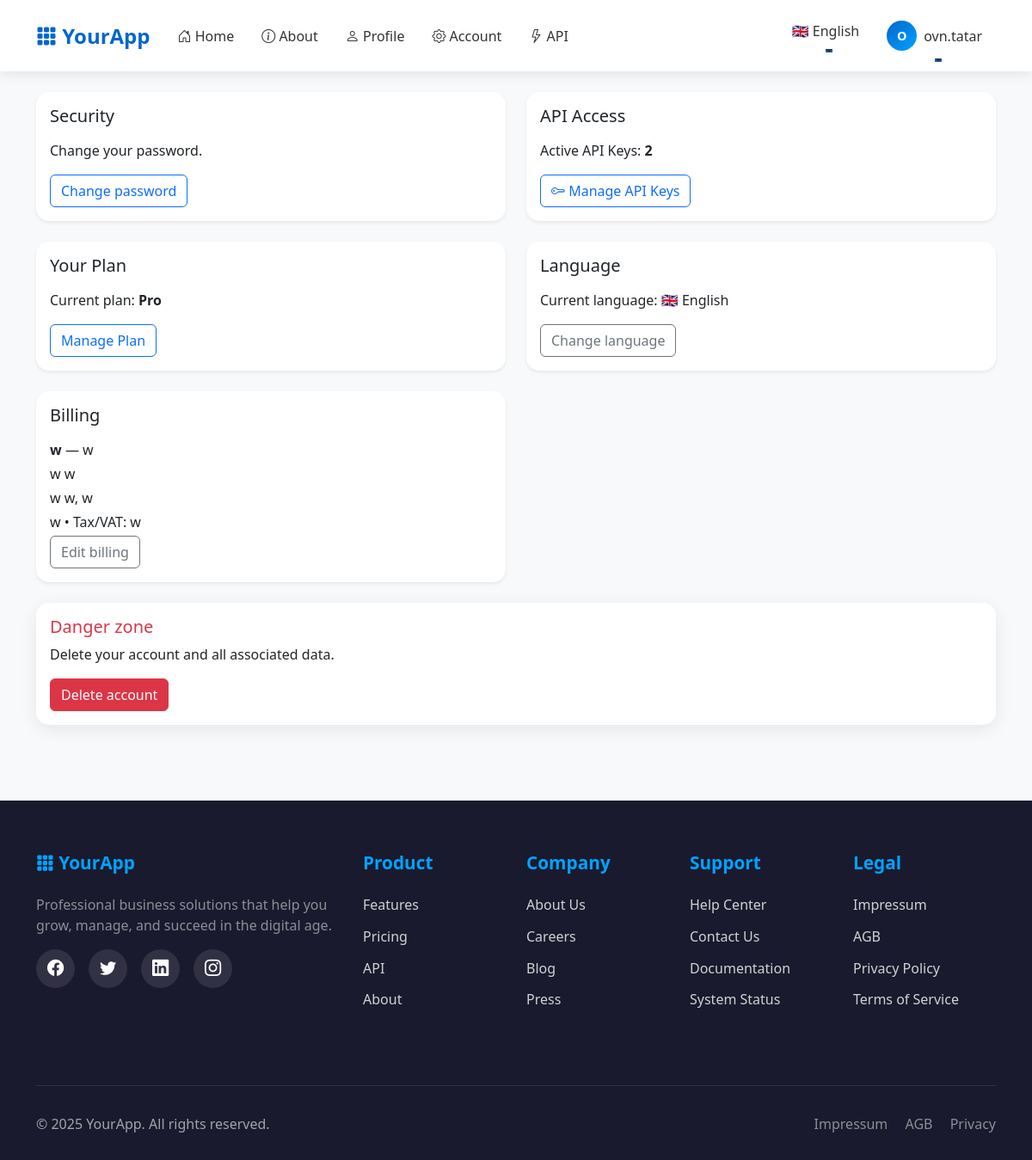
Page /account/ (signed in) on the committed database.
### app/models/user.py (models this page shows, shortened)
class User(UserMixin, db.Model):
    id = db.Column(db.Integer, primary_key=True)
    email = db.Column(db.String(255), unique=True, nullable=False, index=True)
    language = db.Column(db.String(5), default='en')
    role = db.Column(db.String(20), nullable=False, default='user', index=True)
    password_hash = db.Column(db.String(255), nullable=False)
    created_at = db.Column(db.DateTime, default=datetime.utcnow, nullable=False)
    confirmed_at = db.Column(db.DateTime, nullable=True)
    is_active = db.Column(db.Boolean, default=True, nullable=False, index=True)
    plan_id = db.Column(db.Integer, db.ForeignKey('plan.id'), nullable=True)
    plan = db.relationship('Plan', back_populates='users')
    plan_subscribed_at = db.Column(db.DateTime, nullable=True)
    billing = db.relationship("BillingProfile", uselist=False, back_populates="user", cascade="all, delete-orphan")
    api_keys = db.relationship("APIKey", back_populates="user", cascade="all, delete-orphan", lazy='dynamic')
    @property
    def is_authenticated(self):
        return True
    @property
    def plan_name(self):
        return self.plan.name if self.plan else 'Free'
    @property
    def active_api_keys_count(self):
        return self.api_keys.filter_by(is_active=True).count()

### app/models/plan.py (models this page shows, shortened)
class Plan(db.Model):
    id = db.Column(db.Integer, primary_key=True)
    name = db.Column(db.String(100), nullable=False, unique=True)
    description = db.Column(db.Text, nullable=True)
    option1 = db.Column(db.String(255), nullable=True)  # e.g., "10 Projects"
    option2 = db.Column(db.String(255), nullable=True)  # e.g., "Unlimited Storage"
    option3 = db.Column(db.String(255), nullable=True)  # Additional feature
    option4 = db.Column(db.String(255), nullable=True)  # Additional feature
    option5 = db.Column(db.String(255), nullable=True)  # Additional feature
    price = db.Column(db.Numeric(10, 2), nullable=False, default=0.00)
    currency = db.Column(db.String(3), nullable=False, default='USD')
    billing_period = db.Column(db.String(20), nullable=False, default='monthly')  # monthly, yearly, lifetime
    stripe_price_id = db.Column(db.String(255), nullable=True)  # Stripe Price ID
    stripe_product_id = db.Column(db.String(255), nullable=True)  # Stripe Product ID
    is_active = db.Column(db.Boolean, default=True, nullable=False)
    is_featured = db.Column(db.Boolean, default=False, nullable=False)
    sort_order = db.Column(db.Integer, default=0)  # For display ordering
    created_at = db.Column(db.DateTime, default=datetime.utcnow, nullable=False)
    updated_at = db.Column(db.DateTime, default=datetime.utcnow, onupdate=datetime.utcnow)
    users = db.relationship('User', back_populates='plan', lazy='dynamic')

### app/models/billing.py (models this page shows)
class BillingProfile(db.Model):
    id = db.Column(db.Integer, primary_key=True)
    user_id = db.Column(db.Integer, db.ForeignKey('user.id', ondelete='CASCADE'), unique=True, nullable=False)
    full_name = db.Column(db.String(255), nullable=True)
    company = db.Column(db.String(255), nullable=True)
    address1 = db.Column(db.String(255), nullable=True)
    address2 = db.Column(db.String(255), nullable=True)
    city = db.Column(db.String(128), nullable=True)
    state = db.Column(db.String(128), nullable=True)
    postal_code = db.Column(db.String(64), nullable=True)
    country = db.Column(db.String(2), nullable=True)  # ISO 2-letter code
    tax_id = db.Column(db.String(64), nullable=True)  # VAT/Tax number
    user = db.relationship("User", back_populates="billing")

### app/blueprints/account/routes.py (the view)
@bp.get("/")
@login_required
def overview():
    billing = current_user.billing
    return render_template("account/overview.html", billing=billing)

### app/templates/account/overview.html
{% extends "base.html" %}
{% block content %}
<div class="row g-4">
  <div class="col-12 col-lg-6">
    <div class="card shadow-sm">
      <div class="card-body">
        <h2 class="h5 mb-3">{{ _('Security') }}</h2>
        <p>{{ _('Change your password') }}.</p>
        <a class="btn btn-outline-primary" href="{{ url_for('account.change_password') }}">{{ _('Change password') }}</a>
      </div>
    </div>
  </div>
  <div class="col-12 col-lg-6">
    <div class="card shadow-sm">
      <div class="card-body">
        <h2 class="h5 mb-3">{{ _('API Access') }}</h2>
        <p>
          {{ _('Active API Keys') }}:
          <strong>{{ current_user.active_api_keys_count }}</strong>
        </p>
        <a class="btn btn-outline-primary" href="{{ url_for('account.api_keys') }}">
          <i class="bi bi-key"></i> {{ _('Manage API Keys') }}
        </a>
      </div>
    </div>
  </div>
  <div class="col-12 col-lg-6">
    <div class="card shadow-sm">
      <div class="card-body">
        <h2 class="h5 mb-3">{{ _('Your Plan') }}</h2>
        <p>
          {{ _('Current plan') }}:
          <strong>{{ current_user.plan_name }}</strong>
        </p>
        <a class="btn btn-outline-primary" href="{{ url_for('account.view_plan') }}">{{ _('Manage Plan') }}</a>
      </div>
    </div>
  </div>
  <div class="col-12 col-lg-6">
    <div class="card shadow-sm">
      <div class="card-body">
        <h2 class="h5 mb-3">{{ _('Language') }}</h2>
        <p>
          {{ _('Current language') }}:
          {% if current_user.language == 'de' %}
            🇩🇪 Deutsch
          {% else %}
            🇬🇧 English
          {% endif %}
        </p>
        <a class="btn btn-outline-secondary" href="{{ url_for('account.change_language') }}">{{ _('Change language') }}</a>
      </div>
    </div>
  </div>
  <div class="col-12 col-lg-6">
    <div class="card shadow-sm">
      <div class="card-body">
        <h2 class="h5 mb-3">{{ _('Billing') }}</h2>
        {% if billing %}
          <p class="mb-1"><strong>{{ billing.full_name or "-" }}</strong> {% if billing.company %}— {{ billing.company }}{% endif %}</p>
          <p class="mb-1">{{ billing.address1 }} {{ billing.address2 or "" }}</p>
          <p class="mb-1">{{ billing.postal_code }} {{ billing.city }}{% if billing.state %}, {{ billing.state }}{% endif %}</p>
          <p class="mb-1">{{ billing.country }}{% if billing.tax_id %} • Tax/VAT: {{ billing.tax_id }}{% endif %}</p>
        {% else %}
          <p>{{ _('No billing details yet') }}.</p>
        {% endif %}
        <a class="btn btn-outline-secondary" href="{{ url_for('account.billing') }}">{{ _('Edit billing') }}</a>
      </div>
    </div>
  </div>
  <div class="col-12">
    <div class="card border-danger">
      <div class="card-body">
        <h2 class="h5 text-danger">{{ _('Danger zone') }}</h2>
        <p>{{ _('Delete your account and all associated data') }}.</p>
        <a class="btn btn-danger" href="{{ url_for('account.delete_account') }}">{{ _('Delete account') }}</a>
      </div>
    </div>
  </div>
</div>
<link rel="stylesheet" href="https://cdn.jsdelivr.net/npm/bootstrap-icons@1.10.0/font/bootstrap-icons.css">
{% endblock %}

### app/templates/base.html (shortened to what this page needs)
<!doctype html>
<html lang="en">
<head>
    <link href="https://cdn.jsdelivr.net/npm/bootstrap@5.3.3/dist/css/bootstrap.min.css" rel="stylesheet">
    <link rel="stylesheet" href="https://cdn.jsdelivr.net/npm/bootstrap-icons@1.11.0/font/bootstrap-icons.css">
    <link href="{{ url_for('static', filename='css/app.css') }}" rel="stylesheet">
</head>
<body>
    <nav class="navbar navbar-expand-lg navbar-light sticky-top">
        <div class="container">
            <a class="navbar-brand" href="{{ url_for('main.index') }}">
                <i class="bi bi-grid-3x3-gap-fill"></i> YourApp
            </a>
            <div class="collapse navbar-collapse" id="navbarNav">
                <ul class="navbar-nav me-auto">
                    <li class="nav-item">
                        <a class="nav-link" href="{{ url_for('main.index') }}">
                            <i class="bi bi-house-door"></i> {{ _('Home') }}
                        </a>
                    </li>
                    <li class="nav-item">
                        <a class="nav-link" href="{{ url_for('main.about') }}">
                            <i class="bi bi-info-circle"></i> {{ _('About') }}
                        </a>
                    </li>
                    {% if current_user.is_authenticated %}
                    <li class="nav-item">
                        <a class="nav-link" href="{{ url_for('main.profile') }}">
                            <i class="bi bi-person"></i> {{ _('Profile') }}
                        </a>
                    </li>
                    <li class="nav-item">
                        <a class="nav-link" href="{{ url_for('account.overview') }}">
                            <i class="bi bi-gear"></i> {{ _('Account') }}
                        </a>
                    </li>
                    {% endif %}
                    <li class="nav-item">
                        <a class="nav-link" href="/api/v1/ping">
                            <i class="bi bi-lightning"></i> API
                        </a>
                    </li>
                </ul>
                <ul class="navbar-nav">
                    {% if current_user.is_authenticated %}
                        <li class="nav-item dropdown language-dropdown">
                            <a class="nav-link dropdown-toggle" href="#" id="languageDropdown" role="button"
                               data-bs-toggle="dropdown" aria-expanded="false">
                                {% if current_user.language == 'de' %}
                                    🇩🇪 Deutsch
                                {% else %}
                                    🇬🇧 English
                                {% endif %}
                            </a>
                        </li>
                        <li class="nav-item dropdown">
                            <a class="nav-link dropdown-toggle d-flex align-items-center" href="#" id="userDropdown"
                               role="button" data-bs-toggle="dropdown" aria-expanded="false">
                                <div class="user-avatar me-2">
                                    {{ current_user.email[0]|upper }}
                                </div>
                                <span class="d-none d-lg-inline">{{ current_user.email.split('@')[0] }}</span>
                            </a>
                        </li>
                    {% endif %}
                </ul>
            </div>
        </div>
    </nav>
    <main class="py-4">
        <div class="container">
            {% block content %}{% endblock %}
        </div>
    </main>
    <footer class="footer">
        <div class="container">
            <div class="row">
                <div class="col-lg-4 mb-4">
                    <h3 class="footer-title">
                        <i class="bi bi-grid-3x3-gap-fill"></i> YourApp
                    </h3>
                    <p class="text-white-50">Professional business solutions that help you grow, manage, and succeed in the digital age.</p>
                    <div class="social-links">
                        <a href="#" aria-label="Facebook"><i class="bi bi-facebook"></i></a>
                        <a href="#" aria-label="Twitter"><i class="bi bi-twitter"></i></a>
                        <a href="#" aria-label="LinkedIn"><i class="bi bi-linkedin"></i></a>
                        <a href="#" aria-label="Instagram"><i class="bi bi-instagram"></i></a>
                    </div>
                </div>
                <div class="col-lg-2 col-md-6 mb-4">
                    <h4 class="footer-title">Product</h4>
                    <ul class="footer-links">
                        <li><a href="{{ url_for('main.index') }}#features">Features</a></li>
                        <li><a href="{{ url_for('account.view_plan') }}">Pricing</a></li>
                        <li><a href="/api/v1/ping">API</a></li>
                        <li><a href="{{ url_for('main.about') }}">About</a></li>
                    </ul>
                </div>
                <div class="col-lg-2 col-md-6 mb-4">
                    <h4 class="footer-title">Company</h4>
                    <ul class="footer-links">
                        <li><a href="{{ url_for('main.about') }}">About Us</a></li>
                        <li><a href="/careers">Careers</a></li>
                        <li><a href="/blog">Blog</a></li>
                        <li><a href="/press">Press</a></li>
                    </ul>
                </div>
                <div class="col-lg-2 col-md-6 mb-4">
                    <h4 class="footer-title">Support</h4>
                    <ul class="footer-links">
                        <li><a href="/help">Help Center</a></li>
                        <li><a href="/contact">Contact Us</a></li>
                        <li><a href="/docs">Documentation</a></li>
                        <li><a href="/status">System Status</a></li>
                    </ul>
                </div>
                <div class="col-lg-2 col-md-6 mb-4">
                    <h4 class="footer-title">Legal</h4>
                    <ul class="footer-links">
                        <li><a href="/impressum">Impressum</a></li>
                        <li><a href="/agb">AGB</a></li>
                        <li><a href="/privacy">Privacy Policy</a></li>
                        <li><a href="/terms">Terms of Service</a></li>
                    </ul>
                </div>
            </div>
            <div class="footer-bottom">
                <div class="row">
                    <div class="col-md-6 text-center text-md-start mb-3 mb-md-0">
                        <p class="mb-0">&copy; 2025 YourApp. All rights reserved.</p>
                    </div>
                    <div class="col-md-6 text-center text-md-end">
                        <p class="mb-0">
                            <a href="/impressum" class="text-white-50 text-decoration-none me-3">Impressum</a>
                            <a href="/agb" class="text-white-50 text-decoration-none me-3">AGB</a>
                            <a href="/privacy" class="text-white-50 text-decoration-none">Privacy</a>
                        </p>
                    </div>
                </div>
            </div>
        </div>
    </footer>
</body>
</html>

### rows in the picture
User: email "O", email "ovn.tatar"
Plan: plan_name "Pro"
BillingProfile: full_name "w", company "w", address1 "w", address2 "w", postal_code "w", city "w", state "w", country "w", tax_id "w"

### other values in the picture
{{ current_user.active_api_keys_count }} "2"
